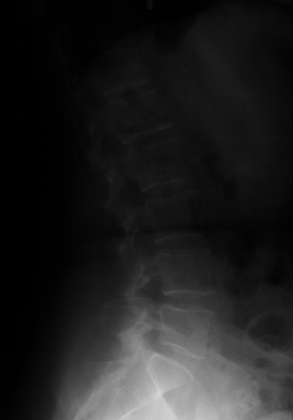
%> input picture BME7112_Data_File_5.tif, 293 x 420 px, shrunk from 452 x 649 before the run
$ octave BME7112_HW5_1_DAVE_A_B_C_D.m   (GNU Octave 9; MATLAB toolbox functions it lacks are replaced by stand-ins)
%> lines starting %> are read from the running program, lines starting %| are printed output that depends on the picture
clc;
close all;
clear all;
% Menu Selection:
Choise = menu('Change the display levels Techniques:','1) Linear transfer curves.','2) Logarithmic transfer curves.','3) Exponential transfer curves.','4) Broken linear transfer curves.');
%> the answer given: 1
if Choise == 1
    disp('Processing the linear technique:')
    Image =(imread('BME7112_Data_File_5.tif'));
%> Image is the input picture: size 420x293 uint8; min 0, max 212, mean 31.3
    % finding the max and minimum values in the image
h = (max(Image(:)));
%> h = 212
h = double(h);% convert into double to make same platform for doing the mathematical operation
i = (min(Image(:)));
%> i = 0
i = double(i);
[x,y,z] = size(Image);
%> x = 420; y = 293; z = 1
select = menu('Slope','1) Positive Slope','2) Negative Slope');
%> the answer given: 2
if select ==1
    ref = (0:255);% making the grayscale level between [0-255].
else
    ref = (0:255);
    ref = flip(ref);
end

a = input('Enter the constant factor : ');
%> the answer given: 2
count = 0;
lut(:,1) = a*(255*(ref-i)./(h-i));% performing the Linear tranformation equation
lut(:,1) = uint8(lut);% convert it into [0-255];
figure()
plot(lut)
title('LUT plot');
xlabel('Original Value');
ylabel('Transformed value')
grid on
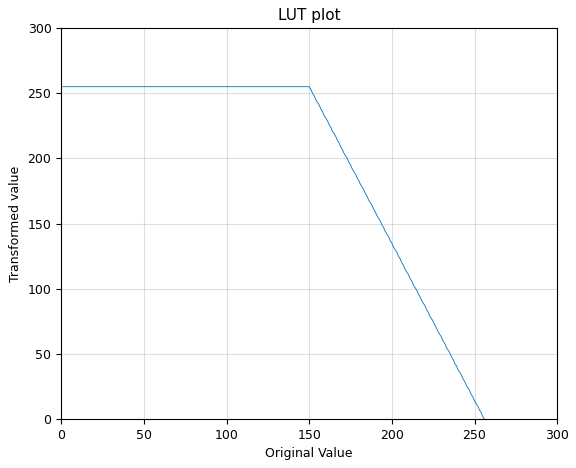
%> figure redrawn from the program's plot data; curve peaks at x = 1, y = 255
c = lut;
%> c = 256 values, max 255 at index 1, min 0 at index 256, mean 201.7
lut(:,2) = lut;
lut(:,3) = c;% making the colormap in gray.
% Image A is using to find the histogram. here I am changing the value of
% the image according to the LUT to show histogram.it is used to show
% histogram but not for the original image for the original image i have
% used the colormap.
for i = 1:x
    for j = 1:y
        x = Image(i,j);
        x = x+1;
        ImageA(i,j) = lut(x);
    end
end
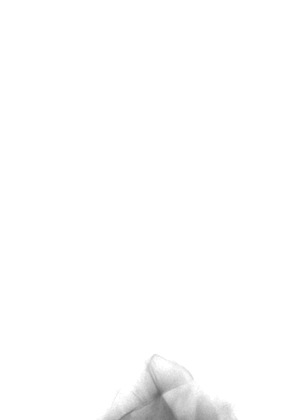
%> ImageA: size 420x293 double; min 103, max 255, mean 252.8
ImageA = uint8(ImageA);
%> ImageA: size 420x293 uint8
lut = lut./max(lut(:));% normalise the LUT.
%> lut = 256 rows, first 12: [1 1 1; 1 1 1; 1 1 1; 1 1 1; 1 1 1; 1 1 1; 1 1 1; 1 1 1; 1 1 1; 1 1 1; 1 1 1; 1 1 1]
% showing the plots.
figure()
image(Image)
colormap(lut)
title('Transformed Image')
figure()
subplot(1,2,1)
imhist(Image)
title('Histogram of original Image')
subplot(1,2,2)
imhist(ImageA)
title('Histogram of transform image')
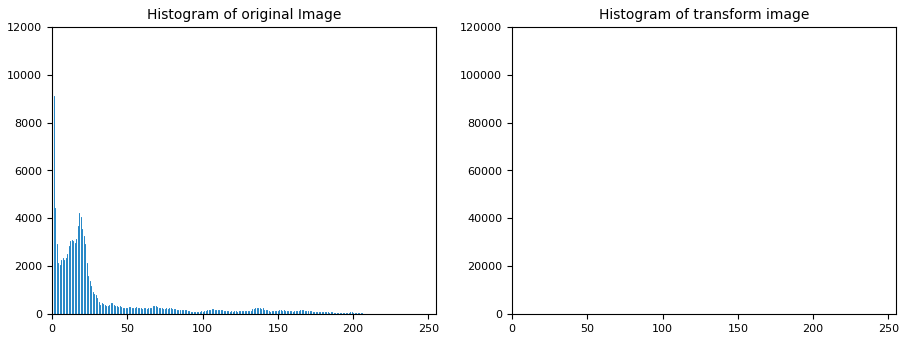
%> figure redrawn from the program's plot data, 2 panels; panel 1: highest point at x = 0, y = 11851; panel 2: highest point at x = 255, y = 118025


else if Choise ==2
        select = menu('Choose the Log Transfer curve technique:','1) Log10','2) Log2','3) Natural Log (Log)');
        if select == 1
            Image =(imread('BME7112_Data_File_5.tif'));
[x,y,z] = size(Image);
ref = (0:255);
a = 255/log10(255);% this is the scalling factor that makes the log plot more adaptive.
x1 = input('Give the input to chnage the slop of the plot : ');% here you can scale the value according to the requirements.
count = 0;
lut(:,1) = a*log10(x1*ref);% basic log base 10 operation
lut(:,1) = uint8(lut);
lut = rescale(lut,0,255);
figure()
plot(lut)
title('LUT plot');
xlabel('Original Value');
ylabel('Transformed value')
grid on
c = lut;
lut(:,2) = lut;
lut(:,3) = c;
% performing to plot the histogram.here chnage the value in the image.
for i = 1:x
    for j = 1:y
        x = Image(i,j);
        x = x+1;
        ImageA(i,j) = lut(x);
    end
end
ImageA = uint8(ImageA);
lut = lut./max(lut);
figure()
image(Image)
colormap(lut)
title('Transformed Image')
figure()
subplot(1,2,1)
imhist(Image)
title('Histogram of original Image')
subplot(1,2,2)
imhist(ImageA)
title('Histogram of transform image')


        else if select == 2
                Image =(imread('BME7112_Data_File_5.tif'));
[x,y,z] = size(Image);
ref = (0:255);
a = 255/log2(255);
x1 = input('Give the input to chnage the slop of the plot : ');
count = 0;
lut(:,1) = a*log2(x1*ref);
lut(:,1) = uint8(lut);
% performing to plot the histogram.here chnage the value in the image.
for i = 1:x
    for j = 1:y
        x = Image(i,j);
        x = x+1;
        ImageA(i,j) = lut(x);
    end
end
ImageA = uint8(ImageA);
lut = rescale(lut,0,255);
figure()
plot(lut)
title('LUT plot');
xlabel('Original Value');
ylabel('Transformed value')
grid on
c = lut;
lut(:,2) = lut;
lut(:,3) = c;
% performing to plot the histogram.here chnage the value in the image.
for i = 1:x
    for j = 1:y
        x = Image(i,j);
        x = x+1;
        ImageA(i,j) = lut(x);
    end
end
ImageA = uint8(ImageA);
lut = lut./max(lut);
figure()
image(Image)
colormap(lut)
title('Transformed Image')
figure()
subplot(1,2,1)
imhist(Image)
title('Histogram of original Image')
subplot(1,2,2)
imhist(ImageA)
title('Histogram of transform image')
            else
                Image =(imread('BME7112_Data_File_5.tif'));
[x,y,z] = size(Image);
ref = (0:255);
a = 255/log(255);
x1 = input('Give the input to chnage the slop of the plot : ');
count = 0;
lut(:,1) = a*log(x1*ref);
lut(:,1) = uint8(lut);
lut =  rescale(lut,0,255);
figure()
plot(lut)
title('LUT plot');
xlabel('Original Value');
ylabel('Transformed value')
grid on


c = lut;
lut(:,2) = lut;
lut(:,3) = c;
% performing to plot the histogram.here chnage the value in the image.
for i = 1:x
    for j = 1:y
        x = Image(i,j);
        x = x+1;
        ImageA(i,j) = lut(x);
    end
end
ImageA = uint8(ImageA);
lut = lut./max(lut);
figure()
image(Image)
colormap(lut)
title('Transformed Image')
figure()
subplot(1,2,1)
imhist(Image)
title('Histogram of original Image')
subplot(1,2,2)
imhist(ImageA)
title('Histogram of transform image')
            end

        end
    else if Choise == 3
            Image =(imread('BME7112_Data_File_5.tif'));
figure()
imshow(Image)
title('Original Image')
[x,y,z] = size(Image);
ref = (0:255);
x1 = input('Enter the slope (if you want negetive exponential type -5 if you want positive exponential type 5) : ');
count = 0;
lut(:,1) = exp((x1*ref/255));
lut =  rescale(lut,0,255);
figure()
plot(lut)
title('LUT plot');
xlabel('Original Value');
ylabel('Transformed value')
grid on
% making the LUT for gray scale
c = lut;
lut(:,2) = lut;
lut(:,3) = c;
% performing to plot the histogram.here chnage the value in the image.
for i = 1:x
    for j = 1:y
        x = Image(i,j);
        x = x+1;
        ImageA(i,j) = lut(x);
    end
end
ImageA = uint8(ImageA);
lut = lut./max(lut);
figure()
image(Image)
colormap(lut)
title('Transformed Image')
figure()
subplot(1,2,1)
imhist(Image)
title('Histogram of original Image')
subplot(1,2,2)
imhist(ImageA)
title('Histogram of transform image')
        else
            Image =(imread('BME7112_Data_File_5.tif'));
[x,y,z] = size(Image);
select = menu('Slope','1) Positive Slope','2) Negative Slope');
if select ==1
    ref = (0:255);
else
    ref = (0:255);
    ref = flip(ref);% Used for negetive slope
end
h = (max(Image(:)));
h = double(h);
i = (min(Image(:)));
i = double(i);
count = 0;
a = input('Enter the scalling factor');
lut(:,1) = a*(255*(ref-i)./(h-i));
lut =  rescale(lut,0,255);
figure()
plot(lut)
title('LUT plot');
xlabel('Original Value');
ylabel('Transformed value')
grid on
c = lut;
lut(:,2) = lut;
lut(:,3) = c;
start_point = input('Enter 1st break point : ');
end_point = input('Enter the 2nd break point : ');
lut(start_point:end_point,:) = lut(start_point);
for i = 1:x
    for j = 1:y
        x = Image(i,j);
        x = x+1;
        ImageA(i,j) = lut(x);
    end
end
ImageA = uint8(ImageA);
lut = lut./max(lut);
figure()
image(Image)
colormap(lut)
title('Transformed Image')
figure()
subplot(2,1,1)
imhist(Image)
title('Histogram of original Image')
subplot(2,1,2)
imhist(ImageA)
title('Histogram of Linear transfer curve Image')
figure()
lut = lut.*255;
plot(lut)
title('LUT plot');
xlabel('Original Value');
ylabel('Transformed value')
grid on
        end
    end
end
